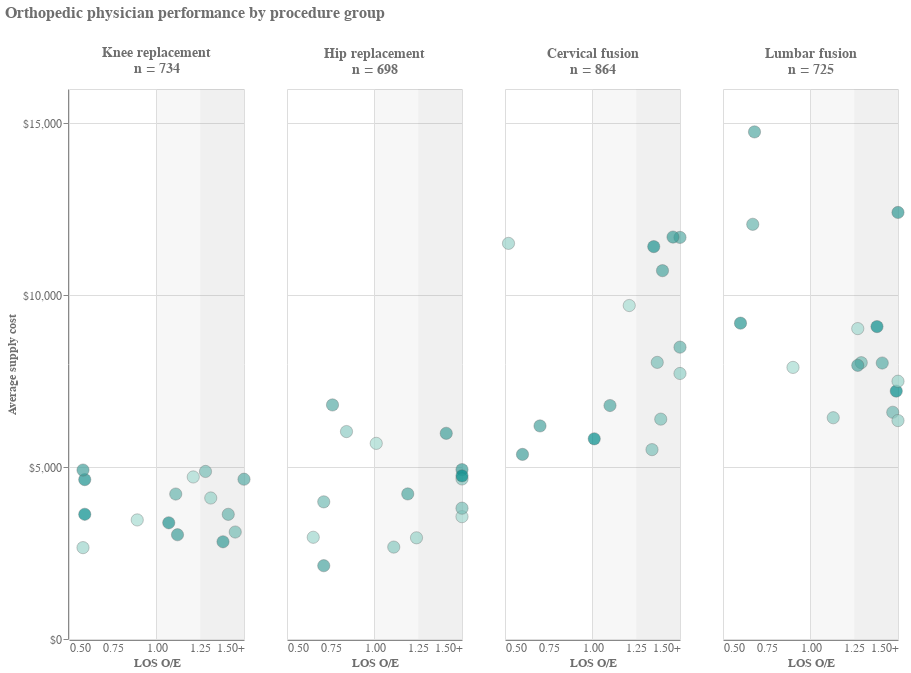

Source (notebook cell):
### Markdown cell above
### Layer Altair charts

### Code cell
charttDf['Start1'] = 1; charttDf['Stop1'] = 1.25
charttDf['Start2'] = 1.25; charttDf['Stop2'] = 1.5

scatter=alt.Chart(charttDf).mark_circle(size=150,strokeWidth=.5,stroke='#696969').encode(
        x=alt.X("LOS O/E:Q",scale=alt.Scale(domain=(0.5, 1.5),nice=False, clamp=True),
                axis=alt.Axis(grid=False,title='LOS O/E',labelAngle=0,tickSize=0,format='.2f',
                                values=[.5,.75,1,1.25,1.5],
                                labelExpr="datum.label % 1.5 ? datum.label: '1.50+'")),
        y=alt.Y("Avg cost:Q",axis=alt.Axis(title='Average supply cost',tickCount=4,format='$,.0f')),
        color=alt.Color('Cases:Q',scale=alt.Scale(range=['#A6DBD2','#018c8a']),legend=None))

ruler = alt.Chart(charttDf).mark_rule(stroke="#ddd",strokeWidth=1).encode(x=alt.X('Start1:Q'))

area1 = alt.Chart(charttDf).mark_rect(color='#696969',opacity=0.05).encode(
    x=alt.X('min(Start1):Q',scale=alt.Scale(domain=(0.5, 1.5),nice=False, clamp=True)), 
    x2='min(Stop1):Q', y=alt.value(0), y2=alt.value(550))

area2 = alt.Chart(charttDf).mark_rect(color='#696969',opacity=0.1).encode(
    x=alt.X('min(Start2):Q',scale=alt.Scale(domain=(0.5, 1.5),nice=False, clamp=True)),
    x2='min(Stop2):Q',y=alt.value(0), y2=alt.value(550))

alt.layer(area1+area2+ruler+scatter
            ).properties(height=550,width=175
            ).facet(alt.Column('Header:N',sort=['Knee replacement', 'Hip replacement',
                                'Cervical fusion', 'Lumbar fusion'],title=None),spacing=30
            ).properties(title='Orthopedic physician performance by procedure group'
            ).configure(lineBreak='\n'
            ).configure_header(labelFontStyle='bold',labelColor='#6e6e6e',labelFont='Arial',
                               labelFontSize=14,labelPadding=12
            ).configure_view(strokeWidth=1
            ).configure_axis(labelColor='#6e6e6e',labelFont='Arial',labelFontSize=12,
                             titleFont='Arial',titleFontSize=12,titleColor='#6e6e6e'
            ).resolve_scale(color='independent'
            ).configure_title(fontSize=16,color='#6e6e6e',font='Arial',anchor='start',offset=25)

### Figure 1 — Vega-Lite specification as saved in the notebook (floating-point values rounded to 4 significant figures)
{"config": {"view": {"continuousWidth": 400, "continuousHeight": 300, "strokeWidth": 1}, "axis": {"labelColor": "#6e6e6e", "labelFont": "Arial", "labelFontSize": 12, "titleColor": "#6e6e6e", "titleFont": "Arial", "titleFontSize": 12}, "header": {"labelColor": "#6e6e6e", "labelFont": "Arial", "labelFontSize": 14, "labelFontStyle": "bold", "labelPadding": 12}, "lineBreak": "\n", "title": {"anchor": "start", "color": "#6e6e6e", "font": "Arial", "fontSize": 16, "offset": 25}}, "data": {"name": "data-8eea0cfe619115effb57bdb8753d4f9e"}, "facet": {"type": "nominal", "field": "Header", "sort": ["Knee replacement", "Hip replacement", "Cervical fusion", "Lumbar fusion"], "title": null}, "spec": {"layer": [{"layer": [{"mark": {"type": "rect", "color": "#696969", "opacity": 0.05}, "encoding": {"x": {"type": "quantitative", "aggregate": "min", "field": "Start1", "scale": {"clamp": true, "domain": [0.5, 1.5], "nice": false}}, "x2": {"aggregate": "min", "field": "Stop1"}, "y": {"value": 0}, "y2": {"value": 550}}}, {"mark": {"type": "rect", "color": "#696969", "opacity": 0.1}, "encoding": {"x": {"type": "quantitative", "aggregate": "min", "field": "Start2", "scale": {"clamp": true, "domain": [0.5, 1.5], "nice": false}}, "x2": {"aggregate": "min", "field": "Stop2"}, "y": {"value": 0}, "y2": {"value": 550}}}, {"mark": {"type": "rule", "stroke": "#ddd", "strokeWidth": 1}, "encoding": {"x": {"type": "quantitative", "field": "Start1"}}}, {"mark": {"type": "circle", "size": 150, "stroke": "#696969", "strokeWidth": 0.5}, "encoding": {"color": {"type": "quantitative", "field": "Cases", "legend": null, "scale": {"range": ["#A6DBD2", "#018c8a"]}}, "x": {"type": "quantitative", "axis": {"format": ".2f", "grid": false, "labelAngle": 0, "labelExpr": "datum.label % 1.5 ? datum.label: '1.50+'", "tickSize": 0, "title": "LOS O/E", "values": [0.5, 0.75, 1, 1.25, 1.5]}, "field": "LOS O/E", "scale": {"clamp": true, "domain": [0.5, 1.5], "nice": false}}, "y": {"type": "quantitative", "axis": {"format": "$,.0f", "tickCount": 4, "title": "Average supply cost"}, "field": "Avg cost"}}}]}], "height": 550, "width": 175}, "resolve": {"scale": {"color": "independent"}}, "spacing": 30, "title": "Orthopedic physician performance by procedure group", "$schema": "https://vega.github.io/schema/vega-lite/v4.8.1.json", "datasets": {"data-8eea0cfe619115effb57bdb8753d4f9e": [{"Procedure group": "Knee replacement", "Physician": 1864, "Cases": 71, "Avg cost": 3033, "LOS O/E": 1.12, "Header": "Knee replacement\nn = 734", "Start1": 1, "Stop1": 1.25, "Start2": 1.25, "Stop2": 1.5}, {"Procedure group": "Knee replacement", "Physician": 1394, "Cases": 38, "Avg cost": 3112, "LOS O/E": 1.45, "Header": "Knee replacement\nn = 734", "Start1": 1, "Stop1": 1.25, "Start2": 1.25, "Stop2": 1.5}, {"Procedure group": "Knee replacement", "Physician": 1776, "Cases": 12, "Avg cost": 2658, "LOS O/E": 0.58, "Header": "Knee replacement\nn = 734", "Start1": 1, "Stop1": 1.25, "Start2": 1.25, "Stop2": 1.5}, {"Procedure group": "Knee replacement", "Physician": 1911, "Cases": 75, "Avg cost": 2828, "LOS O/E": 1.38, "Header": "Knee replacement\nn = 734", "Start1": 1, "Stop1": 1.25, "Start2": 1.25, "Stop2": 1.5}, {"Procedure group": "Knee replacement", "Physician": 1430, "Cases": 6, "Avg cost": 4714, "LOS O/E": 1.21, "Header": "Knee replacement\nn = 734", "Start1": 1, "Stop1": 1.25, "Start2": 1.25, "Stop2": 1.5}, {"Procedure group": "Knee replacement", "Physician": 1041, "Cases": 16, "Avg cost": 4102, "LOS O/E": 1.31, "Header": "Knee replacement\nn = 734", "Start1": 1, "Stop1": 1.25, "Start2": 1.25, "Stop2": 1.5}, {"Procedure group": "Knee replacement", "Physician": 1265, "Cases": 56, "Avg cost": 4648, "LOS O/E": 1.59, "Header": "Knee replacement\nn = 734", "Start1": 1, "Stop1": 1.25, "Start2": 1.25, "Stop2": 1.5}, {"Procedure group": "Knee replacement", "Physician": 1988, "Cases": 90, "Avg cost": 3628, "LOS O/E": 0.59, "Header": "Knee replacement\nn = 734", "Start1": 1, "Stop1": 1.25, "Start2": 1.25, "Stop2": 1.5}, {"Procedure group": "Knee replacement", "Physician": 1523, "Cases": 85, "Avg cost": 4637, "LOS O/E": 0.59, "Header": "Knee replacement\nn = 734", "Start1": 1, "Stop1": 1.25, "Start2": 1.25, "Stop2": 1.5}, {"Procedure group": "Knee replacement", "Physician": 1497, "Cases": 5, "Avg cost": 3464, "LOS O/E": 0.89, "Header": "Knee replacement\nn = 734", "Start1": 1, "Stop1": 1.25, "Start2": 1.25, "Stop2": 1.5}, {"Procedure group": "Knee replacement", "Physician": 1414, "Cases": 83, "Avg cost": 3381, "LOS O/E": 1.07, "Header": "Knee replacement\nn = 734", "Start1": 1, "Stop1": 1.25, "Start2": 1.25, "Stop2": 1.5}, {"Procedure group": "Knee replacement", "Physician": 1940, "Cases": 68, "Avg cost": 4915, "LOS O/E": 0.58, "Header": "Knee replacement\nn = 734", "Start1": 1, "Stop1": 1.25, "Start2": 1.25, "Stop2": 1.5}, {"Procedure group": "Knee replacement", "Physician": 1802, "Cases": 47, "Avg cost": 4217, "LOS O/E": 1.11, "Header": "Knee replacement\nn = 734", "Start1": 1, "Stop1": 1.25, "Start2": 1.25, "Stop2": 1.5}, {"Procedure group": "Knee replacement", "Physician": 1849, "Cases": 36, "Avg cost": 4874, "LOS O/E": 1.28, "Header": "Knee replacement\nn = 734", "Start1": 1, "Stop1": 1.25, "Start2": 1.25, "Stop2": 1.5}, {"Procedure group": "Knee replacement", "Physician": 1310, "Cases": 46, "Avg cost": 3627, "LOS O/E": 1.41, "Header": "Knee replacement\nn = 734", "Start1": 1, "Stop1": 1.25, "Start2": 1.25, "Stop2": 1.5}, {"Procedure group": "Hip replacement", "Physician": 1991, "Cases": 13, "Avg cost": 5691, "LOS O/E": 1.01, "Header": "Hip replacement\nn = 698", "Start1": 1, "Stop1": 1.25, "Start2": 1.25, "Stop2": 1.5}, {"Procedure group": "Hip replacement", "Physician": 1488, "Cases": 29, "Avg cost": 6035, "LOS O/E": 0.84, "Header": "Hip replacement\nn = 698", "Start1": 1, "Stop1": 1.25, "Start2": 1.25, "Stop2": 1.5}, {"Procedure group": "Hip replacement", "Physician": 1366, "Cases": 77, "Avg cost": 4927, "LOS O/E": 1.68, "Header": "Hip replacement\nn = 698", "Start1": 1, "Stop1": 1.25, "Start2": 1.25, "Stop2": 1.5}, {"Procedure group": "Hip replacement", "Physician": 1597, "Cases": 33, "Avg cost": 2674, "LOS O/E": 1.11, "Header": "Hip replacement\nn = 698", "Start1": 1, "Stop1": 1.25, "Start2": 1.25, "Stop2": 1.5}, {"Procedure group": "Hip replacement", "Physician": 1913, "Cases": 35, "Avg cost": 4656, "LOS O/E": 1.67, "Header": "Hip replacement\nn = 698", "Start1": 1, "Stop1": 1.25, "Start2": 1.25, "Stop2": 1.5}, {"Procedure group": "Hip replacement", "Physician": 1929, "Cases": 23, "Avg cost": 2944, "LOS O/E": 1.24, "Header": "Hip replacement\nn = 698", "Start1": 1, "Stop1": 1.25, "Start2": 1.25, "Stop2": 1.5}, {"Procedure group": "Hip replacement", "Physician": 1223, "Cases": 74, "Avg cost": 5984, "LOS O/E": 1.41, "Header": "Hip replacement\nn = 698", "Start1": 1, "Stop1": 1.25, "Start2": 1.25, "Stop2": 1.5}, {"Procedure group": "Hip replacement", "Physician": 1516, "Cases": 62, "Avg cost": 6809, "LOS O/E": 0.76, "Header": "Hip replacement\nn = 698", "Start1": 1, "Stop1": 1.25, "Start2": 1.25, "Stop2": 1.5}, {"Procedure group": "Hip replacement", "Physician": 1142, "Cases": 94, "Avg cost": 4746, "LOS O/E": 1.5, "Header": "Hip replacement\nn = 698", "Start1": 1, "Stop1": 1.25, "Start2": 1.25, "Stop2": 1.5}, {"Procedure group": "Hip replacement", "Physician": 1288, "Cases": 15, "Avg cost": 3559, "LOS O/E": 1.53, "Header": "Hip replacement\nn = 698", "Start1": 1, "Stop1": 1.25, "Start2": 1.25, "Stop2": 1.5}, {"Procedure group": "Hip replacement", "Physician": 1143, "Cases": 45, "Avg cost": 3990, "LOS O/E": 0.71, "Header": "Hip replacement\nn = 698", "Start1": 1, "Stop1": 1.25, "Start2": 1.25, "Stop2": 1.5}, {"Procedure group": "Hip replacement", "Physician": 1773, "Cases": 70, "Avg cost": 2132, "LOS O/E": 0.71, "Header": "Hip replacement\nn = 698", "Start1": 1, "Stop1": 1.25, "Start2": 1.25, "Stop2": 1.5}, {"Procedure group": "Hip replacement", "Physician": 1097, "Cases": 67, "Avg cost": 4220, "LOS O/E": 1.19, "Header": "Hip replacement\nn = 698", "Start1": 1, "Stop1": 1.25, "Start2": 1.25, "Stop2": 1.5}, {"Procedure group": "Hip replacement", "Physician": 1633, "Cases": 18, "Avg cost": 2959, "LOS O/E": 0.65, "Header": "Hip replacement\nn = 698", "Start1": 1, "Stop1": 1.25, "Start2": 1.25, "Stop2": 1.5}, {"Procedure group": "Hip replacement", "Physician": 1818, "Cases": 43, "Avg cost": 3806, "LOS O/E": 1.7, "Header": "Hip replacement\nn = 698", "Start1": 1, "Stop1": 1.25, "Start2": 1.25, "Stop2": 1.5}, {"Procedure group": "Cervical fusion", "Physician": 1256, "Cases": 42, "Avg cost": 8047, "LOS O/E": 1.37, "Header": "Cervical fusion\nn = 864", "Start1": 1, "Stop1": 1.25, "Start2": 1.25, "Stop2": 1.5}, {"Procedure group": "Cervical fusion", "Physician": 1931, "Cases": 20, "Avg cost": 11509, "LOS O/E": 0.52, "Header": "Cervical fusion\nn = 864", "Start1": 1, "Stop1": 1.25, "Start2": 1.25, "Stop2": 1.5}, {"Procedure group": "Cervical fusion", "Physician": 1545, "Cases": 40, "Avg cost": 6396, "LOS O/E": 1.39, "Header": "Cervical fusion\nn = 864", "Start1": 1, "Stop1": 1.25, "Start2": 1.25, "Stop2": 1.5}, {"Procedure group": "Cervical fusion", "Physician": 1722, "Cases": 26, "Avg cost": 7724, "LOS O/E": 1.67, "Header": "Cervical fusion\nn = 864", "Start1": 1, "Stop1": 1.25, "Start2": 1.25, "Stop2": 1.5}, {"Procedure group": "Cervical fusion", "Physician": 1829, "Cases": 57, "Avg cost": 8490, "LOS O/E": 1.64, "Header": "Cervical fusion\nn = 864", "Start1": 1, "Stop1": 1.25, "Start2": 1.25, "Stop2": 1.5}, {"Procedure group": "Cervical fusion", "Physician": 1616, "Cases": 64, "Avg cost": 11683, "LOS O/E": 1.69, "Header": "Cervical fusion\nn = 864", "Start1": 1, "Stop1": 1.25, "Start2": 1.25, "Stop2": 1.5}, {"Procedure group": "Cervical fusion", "Physician": 1923, "Cases": 39, "Avg cost": 5509, "LOS O/E": 1.34, "Header": "Cervical fusion\nn = 864", "Start1": 1, "Stop1": 1.25, "Start2": 1.25, "Stop2": 1.5}, {"Procedure group": "Cervical fusion", "Physician": 1150, "Cases": 99, "Avg cost": 5824, "LOS O/E": 1.01, "Header": "Cervical fusion\nn = 864", "Start1": 1, "Stop1": 1.25, "Start2": 1.25, "Stop2": 1.5}, {"Procedure group": "Cervical fusion", "Physician": 1317, "Cases": 93, "Avg cost": 11415, "LOS O/E": 1.35, "Header": "Cervical fusion\nn = 864", "Start1": 1, "Stop1": 1.25, "Start2": 1.25, "Stop2": 1.5}, {"Procedure group": "Cervical fusion", "Physician": 1101, "Cases": 73, "Avg cost": 6198, "LOS O/E": 0.7, "Header": "Cervical fusion\nn = 864", "Start1": 1, "Stop1": 1.25, "Start2": 1.25, "Stop2": 1.5}, {"Procedure group": "Cervical fusion", "Physician": 1747, "Cases": 72, "Avg cost": 10715, "LOS O/E": 1.4, "Header": "Cervical fusion\nn = 864", "Start1": 1, "Stop1": 1.25, "Start2": 1.25, "Stop2": 1.5}, {"Procedure group": "Cervical fusion", "Physician": 1075, "Cases": 69, "Avg cost": 6792, "LOS O/E": 1.1, "Header": "Cervical fusion\nn = 864", "Start1": 1, "Stop1": 1.25, "Start2": 1.25, "Stop2": 1.5}, {"Procedure group": "Cervical fusion", "Physician": 1920, "Cases": 79, "Avg cost": 5370, "LOS O/E": 0.6, "Header": "Cervical fusion\nn = 864", "Start1": 1, "Stop1": 1.25, "Start2": 1.25, "Stop2": 1.5}, {"Procedure group": "Cervical fusion", "Physician": 1870, "Cases": 81, "Avg cost": 11693, "LOS O/E": 1.46, "Header": "Cervical fusion\nn = 864", "Start1": 1, "Stop1": 1.25, "Start2": 1.25, "Stop2": 1.5}, {"Procedure group": "Cervical fusion", "Physician": 1700, "Cases": 10, "Avg cost": 9701, "LOS O/E": 1.21, "Header": "Cervical fusion\nn = 864", "Start1": 1, "Stop1": 1.25, "Start2": 1.25, "Stop2": 1.5}, {"Procedure group": "Lumbar fusion", "Physician": 1338, "Cases": 60, "Avg cost": 14752, "LOS O/E": 0.68, "Header": "Lumbar fusion\nn = 725", "Start1": 1, "Stop1": 1.25, "Start2": 1.25, "Stop2": 1.5}, {"Procedure group": "Lumbar fusion", "Physician": 1483, "Cases": 89, "Avg cost": 7212, "LOS O/E": 1.49, "Header": "Lumbar fusion\nn = 725", "Start1": 1, "Stop1": 1.25, "Start2": 1.25, "Stop2": 1.5}, {"Procedure group": "Lumbar fusion", "Physician": 1573, "Cases": 25, "Avg cost": 6437, "LOS O/E": 1.13, "Header": "Lumbar fusion\nn = 725", "Start1": 1, "Stop1": 1.25, "Start2": 1.25, "Stop2": 1.5}, {"Procedure group": "Lumbar fusion", "Physician": 1103, "Cases": 41, "Avg cost": 8038, "LOS O/E": 1.29, "Header": "Lumbar fusion\nn = 725", "Start1": 1, "Stop1": 1.25, "Start2": 1.25, "Stop2": 1.5}, {"Procedure group": "Lumbar fusion", "Physician": 1362, "Cases": 88, "Avg cost": 9088, "LOS O/E": 1.38, "Header": "Lumbar fusion\nn = 725", "Start1": 1, "Stop1": 1.25, "Start2": 1.25, "Stop2": 1.5}, {"Procedure group": "Lumbar fusion", "Physician": 1444, "Cases": 65, "Avg cost": 7961, "LOS O/E": 1.27, "Header": "Lumbar fusion\nn = 725", "Start1": 1, "Stop1": 1.25, "Start2": 1.25, "Stop2": 1.5}, {"Procedure group": "Lumbar fusion", "Physician": 1323, "Cases": 76, "Avg cost": 12409, "LOS O/E": 1.66, "Header": "Lumbar fusion\nn = 725", "Start1": 1, "Stop1": 1.25, "Start2": 1.25, "Stop2": 1.5}, {"Procedure group": "Lumbar fusion", "Physician": 1625, "Cases": 17, "Avg cost": 7499, "LOS O/E": 1.61, "Header": "Lumbar fusion\nn = 725", "Start1": 1, "Stop1": 1.25, "Start2": 1.25, "Stop2": 1.5}, {"Procedure group": "Lumbar fusion", "Physician": 1655, "Cases": 48, "Avg cost": 12064, "LOS O/E": 0.67, "Header": "Lumbar fusion\nn = 725", "Start1": 1, "Stop1": 1.25, "Start2": 1.25, "Stop2": 1.5}, {"Procedure group": "Lumbar fusion", "Physician": 1934, "Cases": 7, "Avg cost": 7901, "LOS O/E": 0.9, "Header": "Lumbar fusion\nn = 725", "Start1": 1, "Stop1": 1.25, "Start2": 1.25, "Stop2": 1.5}, {"Procedure group": "Lumbar fusion", "Physician": 1209, "Cases": 44, "Avg cost": 6596, "LOS O/E": 1.47, "Header": "Lumbar fusion\nn = 725", "Start1": 1, "Stop1": 1.25, "Start2": 1.25, "Stop2": 1.5}, {"Procedure group": "Lumbar fusion", "Physician": 1989, "Cases": 21, "Avg cost": 6354, "LOS O/E": 1.58, "Header": "Lumbar fusion\nn = 725", "Start1": 1, "Stop1": 1.25, "Start2": 1.25, "Stop2": 1.5}, {"Procedure group": "Lumbar fusion", "Physician": 1565, "Cases": 80, "Avg cost": 9188, "LOS O/E": 0.6, "Header": "Lumbar fusion\nn = 725", "Start1": 1, "Stop1": 1.25, "Start2": 1.25, "Stop2": 1.5}, {"Procedure group": "Lumbar fusion", "Physician": 1453, "Cases": 9, "Avg cost": 9030, "LOS O/E": 1.27, "Header": "Lumbar fusion\nn = 725", "Start1": 1, "Stop1": 1.25, "Start2": 1.25, "Stop2": 1.5}, {"Procedure group": "Lumbar fusion", "Physician": 1886, "Cases": 55, "Avg cost": 8029, "LOS O/E": 1.41, "Header": "Lumbar fusion\nn = 725", "Start1": 1, "Stop1": 1.25, "Start2": 1.25, "Stop2": 1.5}]}}
